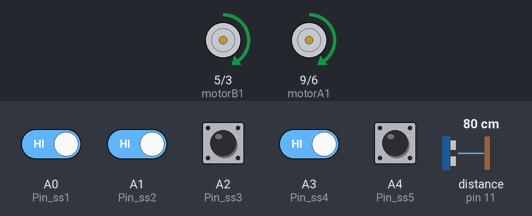
A sketch run on a simulated Arduino Uno, built with avr-gcc and run on an emulated ATmega328P. Shown: motor-driver pin pairs drawn as motors (green arrow = first pin HIGH = forward, orange = second pin HIGH = backward, longer = more drive). Wiring (inferred from the names in the program): ultrasonic range finder: trigger pin 10; echo pin 11. The test bench sets the inputs (shaded band); at power-on: A0 (Pin_ss1), A1 (Pin_ss2), A2 (Pin_ss3), A3 (Pin_ss4), A4 (Pin_ss5) HIGH, distance to the obstacle (sensor on pin 11) 80 cm. The echo pulse lasts 58.3 µs per cm; what the sketch prints to the serial monitor is not drawn.

Above: at 1.2 s.
1.3 s: A0 (Pin_ss1) driven LOW
At 1.9 s:
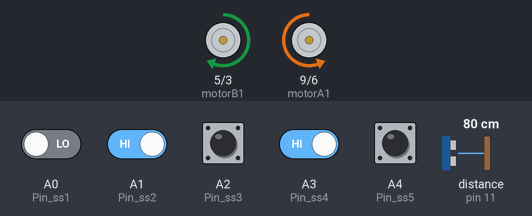
2.8 s: distance to the obstacle (sensor on pin 11) set to 17 cm
5.8 s: distance to the obstacle (sensor on pin 11) set to 13 cm
At 6.4 s:
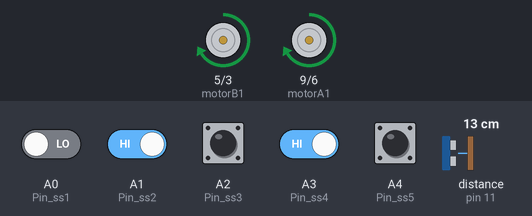
7.3 s: distance to the obstacle (sensor on pin 11) set to 35 cm
At 8.5 s:
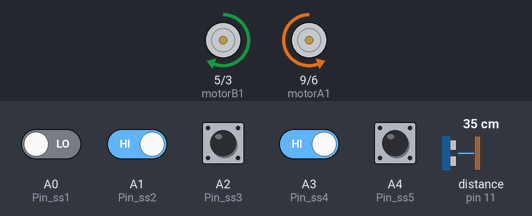
9.3 s: A1 (Pin_ss2) driven LOW
12.3 s: A3 (Pin_ss4) driven LOW
At 13.5 s:
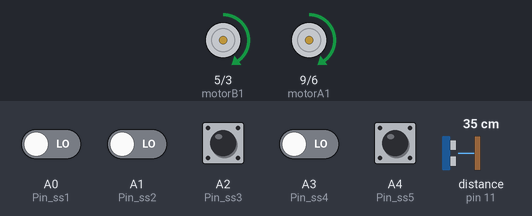
Timing chart, 0 to 15.3 s (numbered marks = the images above; inputs shaded):
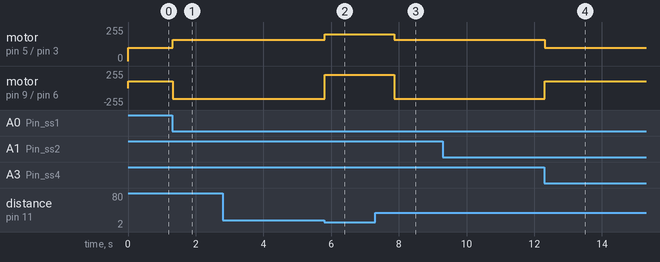

Measured:
- the behaviour switches between 16 and 15 cm on distance to the obstacle (sensor on pin 11) (found by bisection; images 1 and 2)
- after the input at 1.3 s, motor on pin 5 (motorB1) / pin 3 (motorB2): forward 100/255 → forward 160/255 at once; motor on pin 9 (motorA1) / pin 6 (motorA2): forward 100/255 → backward 160/255 at once
- after the input at 2.8 s, every drawn part: stays the same
- after the input at 5.8 s, motor on pin 5 (motorB1) / pin 3 (motorB2): forward 160/255 → forward 200/255 at once; motor on pin 9 (motorA1) / pin 6 (motorA2): backward 160/255 → forward 200/255 at once
- after the input at 7.3 s, motor on pin 5 (motorB1) / pin 3 (motorB2): forward 200/255 → forward 160/255 after 0.57 s; motor on pin 9 (motorA1) / pin 6 (motorA2): forward 200/255 → backward 160/255 after 0.57 s
- after the input at 9.3 s, every drawn part: stays the same
- after the input at 12.3 s, motor on pin 5 (motorB1) / pin 3 (motorB2): forward 160/255 → forward 100/255 at once; motor on pin 9 (motorA1) / pin 6 (motorA2): backward 160/255 → forward 100/255 at once

The sketch:

autonomous_car.ino
```cpp
#define maximum_distance 200
int distance = 100;
const int trig =10;
const int echo = 11;

const int state_line = 0;

const int motorA1 = 9;
const int motorA2 = 6;
const int motorB1 = 5;
const int motorB2 = 3;

const int Pin_ss1 = A0;
const int Pin_ss2 = A1;
const int Pin_ss3 = A2;
const int Pin_ss4 = A3;
const int Pin_ss5 = A4;
int sensorValue = 0;
int outputValue = 0;
int IN_line, In_line_last, mode;
byte ss1, ss2, ss3, ss4, ss5, x1;
String tt;
int td3 = 160;
int td2 = 160;
int td1 = 100;
long duration;
unsigned long thoigian;
int khoangcach;

void setup() {
    pinMode(trig, OUTPUT);
  pinMode(echo, INPUT);
  pinMode(motorA1, OUTPUT);
  pinMode(motorA2, OUTPUT);
  pinMode(motorB1, OUTPUT);
  pinMode(motorB2, OUTPUT);
  pinMode(Pin_ss1, INPUT);
  pinMode(Pin_ss2, INPUT);
  pinMode(Pin_ss3, INPUT);
  pinMode(Pin_ss4, INPUT);
  pinMode(Pin_ss5, INPUT);

  Serial.begin(9600);

}


bool isTurning = false;

void loop() {


  digitalWrite(trig, LOW);
  delayMicroseconds(2);
  digitalWrite(trig, HIGH);
  delayMicroseconds(10);
  digitalWrite(trig, LOW);
  IN_line = In_SenSor();

  duration = pulseIn(echo, HIGH);
  distance = duration * 0.034 / 2;
  khoangcach = int(duration / 2 / 29.412);

if (distance > 0 && distance < 15) {
  forward(200);
  delay(1000);
} else {
  if (IN_line == 0b00000000) IN_line = In_line_last;
  switch (IN_line) {
  case 0b00000100:
       forward(td1);
       break;

     case 0b00000110:
       Turn_right_90(td2);
       break;

   case 0b00000111:
       Turn_right_180(td3);
       break;
          case 0b00001111:
       Turn_right_180(td3);
       break;

          case 0b00000101:
       Turn_right_180(td3);
       break;


     case 0b00000011:
       Turn_right_180(td2);
       delay(150);
       break;


     case 0b00000001:
       Turn_right_180(td2);
       delay(150);
       break;


     case 0b00011100:
       Turn_left_180(td3);
       delay(150);
       break;


     case 0b00011110:
       Turn_left_180(td3);
       delay(150);
       break;


     case 0b00010100:
       Turn_left_180(td3);
       delay(150);
       break;


     case 0b00011000:
       Turn_left_180(td2);
       delay(150);
       break;


     case 0b00001100:
       Turn_left_90(td2);
       break;


     case 0b00010000:
       Turn_left_180(td3);
       break;


     case 0b00011111:
       Robot_stop();
       break;


     default:
       forward(td1);
       break;
   }

   In_line_last = IN_line;
}

  Serial.print("Khoảng cách: ");
  Serial.print(khoangcach);
  Serial.println(" cm");

  delay(23);
  }

int In_SenSor() {

  if(state_line==0)
  {ss5 =!digitalRead(Pin_ss5);
  ss2 = !digitalRead(Pin_ss2);
  ss3 = !digitalRead(Pin_ss3);
  ss4 = !digitalRead(Pin_ss4);
  ss1 = !digitalRead(Pin_ss1);}
  else if(state_line==1)
   {ss5 = digitalRead(Pin_ss5);
  ss2 = digitalRead(Pin_ss2);
  ss3 = digitalRead(Pin_ss3);
  ss4 = digitalRead(Pin_ss4);
  ss1 = digitalRead(Pin_ss1);}

  bitWrite(sensorValue, 0, ss5);
  bitWrite(sensorValue, 1, ss4);
  bitWrite(sensorValue, 2, ss3);
  bitWrite(sensorValue, 3, ss2);
  bitWrite(sensorValue, 4, ss1);

  return sensorValue;


}
 void forward(int speed)
 {
   analogWrite(motorA1, speed);
   analogWrite(motorA2, 0);
   analogWrite(motorB1, speed);
   analogWrite(motorB2, 0);
 }

 void Backward(int speed)
 {
   analogWrite(motorA1, 0);
   analogWrite(motorA2, speed);
   analogWrite(motorB1, 0);
   analogWrite(motorB2, speed);
 }

 void Turn_right_180(int speed)
 {
   analogWrite(motorA1, speed);
   analogWrite(motorA2, 0);
   analogWrite(motorB1, 0);
   analogWrite(motorB2, speed);
 }
 void Turn_right_90(int speed)
 {
   analogWrite(motorA1, speed);
   analogWrite(motorA2, 0);
   analogWrite(motorB1, 0);
   analogWrite(motorB2, 0);
 }
   void Turn_right_45(int speed)
 {
   analogWrite(motorA1, speed);
   analogWrite(motorA2, 0);
   analogWrite(motorB1, speed/3);
   analogWrite(motorB2, 0);
 }
    void Turn_right_30(int speed)
 {
   analogWrite(motorA1, speed);
   analogWrite(motorA2, 0);
   analogWrite(motorB1, speed/2);
   analogWrite(motorB2, 0);
 }

 void Turn_left_180(int speed)
 {
   analogWrite(motorA1, 0);
   analogWrite(motorA2, speed);
   analogWrite(motorB1, speed);
   analogWrite(motorB2, 0);
 }
  void Turn_left_90(int speed)
 {
   analogWrite(motorA1, 0);
   analogWrite(motorA2, 0);
   analogWrite(motorB1, speed);
   analogWrite(motorB2, 0);
 }
  void Turn_left_45(int speed)
 {
   analogWrite(motorA1, speed/3);
   analogWrite(motorA2, 0);
   analogWrite(motorB1, speed);
   analogWrite(motorB2, 0);
 }
  void Turn_left_30(int speed)
 {
   analogWrite(motorA1, speed/2);
   analogWrite(motorA2, 0);
   analogWrite(motorB1, speed);
   analogWrite(motorB2, 0);
 }
 void Robot_stop()
 {
   analogWrite(motorA1, 0);
   analogWrite(motorA2, 0);
   analogWrite(motorB1, 0);
   analogWrite(motorB2, 0);
 }
```
